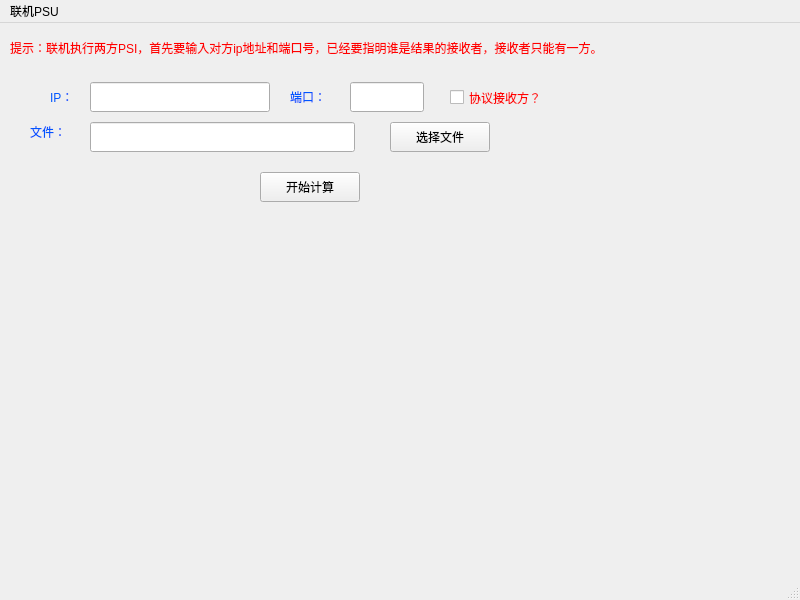
<?xml version="1.0" encoding="UTF-8"?>
<ui version="4.0">
 <class>page7</class>
 <widget class="QMainWindow" name="page7">
  <property name="geometry">
   <rect>
    <x>0</x>
    <y>0</y>
    <width>800</width>
    <height>600</height>
   </rect>
  </property>
  <property name="windowTitle">
   <string>MainWindow</string>
  </property>
  <widget class="QWidget" name="centralwidget">
   <widget class="QStackedWidget" name="stackedWidget">
    <property name="geometry">
     <rect>
      <x>0</x>
      <y>0</y>
      <width>800</width>
      <height>600</height>
     </rect>
    </property>
    <property name="currentIndex">
     <number>1</number>
    </property>
    <widget class="QWidget" name="page"/>
    <widget class="QWidget" name="page_2">
     <widget class="QWidget" name="widget" native="true">
      <property name="geometry">
       <rect>
        <x>0</x>
        <y>49</y>
        <width>620</width>
        <height>151</height>
       </rect>
      </property>
      <widget class="QLabel" name="label">
       <property name="geometry">
        <rect>
         <x>50</x>
         <y>10</y>
         <width>30</width>
         <height>30</height>
        </rect>
       </property>
       <property name="styleSheet">
        <string notr="true">font: 25 14pt &quot;Adobe 宋体 Std L&quot;;
color:rgb(0, 85, 255);</string>
       </property>
       <property name="text">
        <string>IP：</string>
       </property>
      </widget>
      <widget class="QLabel" name="label_2">
       <property name="geometry">
        <rect>
         <x>290</x>
         <y>10</y>
         <width>60</width>
         <height>30</height>
        </rect>
       </property>
       <property name="styleSheet">
        <string notr="true">font: 25 14pt &quot;Adobe 宋体 Std L&quot;;
color:rgb(0, 85, 255)</string>
       </property>
       <property name="text">
        <string>端口：</string>
       </property>
      </widget>
      <widget class="QLineEdit" name="ip">
       <property name="geometry">
        <rect>
         <x>90</x>
         <y>10</y>
         <width>180</width>
         <height>30</height>
        </rect>
       </property>
       <property name="text">
        <string notr="true"/>
       </property>
      </widget>
      <widget class="QLineEdit" name="port">
       <property name="geometry">
        <rect>
         <x>350</x>
         <y>10</y>
         <width>74</width>
         <height>30</height>
        </rect>
       </property>
      </widget>
      <widget class="QLabel" name="label_4">
       <property name="geometry">
        <rect>
         <x>30</x>
         <y>50</y>
         <width>60</width>
         <height>20</height>
        </rect>
       </property>
       <property name="styleSheet">
        <string notr="true">font: 25 14pt &quot;Adobe 宋体 Std L&quot;;
color:rgb(0, 85, 255);</string>
       </property>
       <property name="text">
        <string>文件：</string>
       </property>
      </widget>
      <widget class="QLineEdit" name="filepath">
       <property name="geometry">
        <rect>
         <x>90</x>
         <y>50</y>
         <width>265</width>
         <height>30</height>
        </rect>
       </property>
       <property name="text">
        <string notr="true"/>
       </property>
      </widget>
      <widget class="QPushButton" name="choisefile">
       <property name="geometry">
        <rect>
         <x>390</x>
         <y>50</y>
         <width>100</width>
         <height>30</height>
        </rect>
       </property>
       <property name="styleSheet">
        <string notr="true">
font: 25 10pt &quot;Microsoft YaHei&quot;;</string>
       </property>
       <property name="text">
        <string>选择文件</string>
       </property>
       <property name="icon">
        <iconset resource="icon.qrc">
         <normaloff>:/png/img/choisefile.png</normaloff>:/png/img/choisefile.png</iconset>
       </property>
      </widget>
      <widget class="QCheckBox" name="isserver">
       <property name="geometry">
        <rect>
         <x>450</x>
         <y>10</y>
         <width>131</width>
         <height>31</height>
        </rect>
       </property>
       <property name="styleSheet">
        <string notr="true">font: 25 14pt &quot;Adobe 宋体 Std L&quot;;
color:rgb(255, 0, 0)</string>
       </property>
       <property name="text">
        <string>协议接收方？</string>
       </property>
      </widget>
      <widget class="QPushButton" name="startcpu">
       <property name="geometry">
        <rect>
         <x>260</x>
         <y>100</y>
         <width>100</width>
         <height>30</height>
        </rect>
       </property>
       <property name="styleSheet">
        <string notr="true">font: 25 10pt &quot;Microsoft YaHei&quot;;</string>
       </property>
       <property name="text">
        <string>开始计算</string>
       </property>
       <property name="icon">
        <iconset resource="icon.qrc">
         <normaloff>:/png/img/start.png</normaloff>:/png/img/start.png</iconset>
       </property>
      </widget>
     </widget>
     <widget class="QLabel" name="label_3">
      <property name="geometry">
       <rect>
        <x>10</x>
        <y>10</y>
        <width>620</width>
        <height>30</height>
       </rect>
      </property>
      <property name="styleSheet">
       <string notr="true">font: 25 9pt &quot;Adobe 宋体 Std L&quot;;
color:rgb(255, 0, 0)</string>
      </property>
      <property name="text">
       <string>提示：联机执行两方PSI，首先要输入对方ip地址和端口号，已经要指明谁是结果的接收者，接收者只能有一方。</string>
      </property>
      <property name="textFormat">
       <enum>Qt::RichText</enum>
      </property>
     </widget>
    </widget>
   </widget>
  </widget>
  <widget class="QMenuBar" name="menubar">
   <property name="geometry">
    <rect>
     <x>0</x>
     <y>0</y>
     <width>800</width>
     <height>29</height>
    </rect>
   </property>
   <widget class="QMenu" name="menu_PSU">
    <property name="title">
     <string>联机PSU</string>
    </property>
   </widget>
   <addaction name="menu_PSU"/>
  </widget>
  <widget class="QStatusBar" name="statusbar"/>
 </widget>
 <resources>
  <include location="icon.qrc"/>
 </resources>
 <connections/>
</ui>
